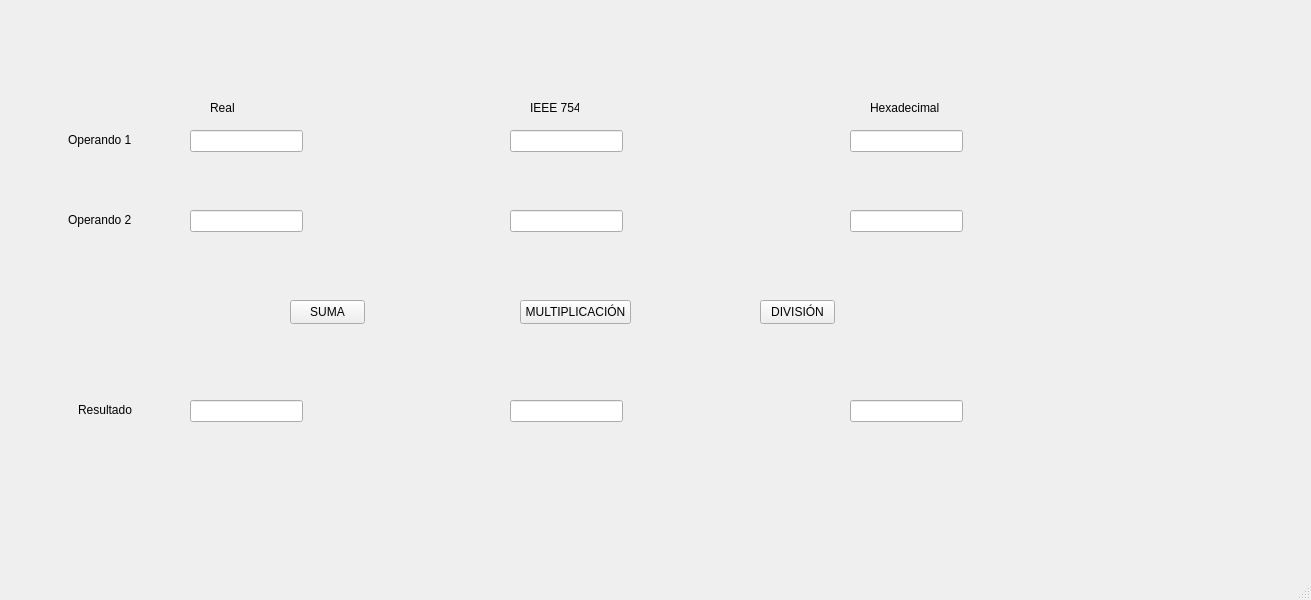
<?xml version="1.0" encoding="UTF-8"?>
<ui version="4.0">
 <class>MainWindow</class>
 <widget class="QMainWindow" name="MainWindow">
  <property name="geometry">
   <rect>
    <x>0</x>
    <y>0</y>
    <width>1311</width>
    <height>600</height>
   </rect>
  </property>
  <property name="windowTitle">
   <string>MainWindow</string>
  </property>
  <widget class="QWidget" name="centralwidget">
   <widget class="QLineEdit" name="op1Real">
    <property name="geometry">
     <rect>
      <x>190</x>
      <y>130</y>
      <width>113</width>
      <height>22</height>
     </rect>
    </property>
   </widget>
   <widget class="QLineEdit" name="op1IEEE">
    <property name="geometry">
     <rect>
      <x>510</x>
      <y>130</y>
      <width>113</width>
      <height>22</height>
     </rect>
    </property>
   </widget>
   <widget class="QLineEdit" name="op1Hex">
    <property name="geometry">
     <rect>
      <x>850</x>
      <y>130</y>
      <width>113</width>
      <height>22</height>
     </rect>
    </property>
   </widget>
   <widget class="QLineEdit" name="op2Real">
    <property name="geometry">
     <rect>
      <x>190</x>
      <y>210</y>
      <width>113</width>
      <height>22</height>
     </rect>
    </property>
   </widget>
   <widget class="QLineEdit" name="op2IEEE">
    <property name="geometry">
     <rect>
      <x>510</x>
      <y>210</y>
      <width>113</width>
      <height>22</height>
     </rect>
    </property>
   </widget>
   <widget class="QLineEdit" name="op2Hex">
    <property name="geometry">
     <rect>
      <x>850</x>
      <y>210</y>
      <width>113</width>
      <height>22</height>
     </rect>
    </property>
   </widget>
   <widget class="QLineEdit" name="resultadoReal">
    <property name="geometry">
     <rect>
      <x>190</x>
      <y>400</y>
      <width>113</width>
      <height>22</height>
     </rect>
    </property>
   </widget>
   <widget class="QLineEdit" name="resultadoIEEE">
    <property name="geometry">
     <rect>
      <x>510</x>
      <y>400</y>
      <width>113</width>
      <height>22</height>
     </rect>
    </property>
   </widget>
   <widget class="QLineEdit" name="resultadoHex">
    <property name="geometry">
     <rect>
      <x>850</x>
      <y>400</y>
      <width>113</width>
      <height>22</height>
     </rect>
    </property>
   </widget>
   <widget class="QPushButton" name="botonSuma">
    <property name="geometry">
     <rect>
      <x>290</x>
      <y>300</y>
      <width>75</width>
      <height>24</height>
     </rect>
    </property>
    <property name="text">
     <string>SUMA</string>
    </property>
   </widget>
   <widget class="QPushButton" name="botonMulti">
    <property name="geometry">
     <rect>
      <x>520</x>
      <y>300</y>
      <width>111</width>
      <height>24</height>
     </rect>
    </property>
    <property name="text">
     <string>MULTIPLICACIÓN</string>
    </property>
   </widget>
   <widget class="QPushButton" name="botonDiv">
    <property name="geometry">
     <rect>
      <x>760</x>
      <y>300</y>
      <width>75</width>
      <height>24</height>
     </rect>
    </property>
    <property name="text">
     <string>DIVISIÓN</string>
    </property>
   </widget>
   <widget class="QLabel" name="label">
    <property name="geometry">
     <rect>
      <x>210</x>
      <y>100</y>
      <width>49</width>
      <height>16</height>
     </rect>
    </property>
    <property name="text">
     <string>Real</string>
    </property>
   </widget>
   <widget class="QLabel" name="label_2">
    <property name="geometry">
     <rect>
      <x>530</x>
      <y>100</y>
      <width>49</width>
      <height>16</height>
     </rect>
    </property>
    <property name="text">
     <string>IEEE 754</string>
    </property>
   </widget>
   <widget class="QLabel" name="label_3">
    <property name="geometry">
     <rect>
      <x>870</x>
      <y>100</y>
      <width>71</width>
      <height>16</height>
     </rect>
    </property>
    <property name="text">
     <string>Hexadecimal</string>
    </property>
   </widget>
   <widget class="QLabel" name="label_10">
    <property name="geometry">
     <rect>
      <x>68</x>
      <y>130</y>
      <width>71</width>
      <height>20</height>
     </rect>
    </property>
    <property name="text">
     <string>Operando 1</string>
    </property>
   </widget>
   <widget class="QLabel" name="label_11">
    <property name="geometry">
     <rect>
      <x>68</x>
      <y>210</y>
      <width>71</width>
      <height>20</height>
     </rect>
    </property>
    <property name="text">
     <string>Operando 2</string>
    </property>
   </widget>
   <widget class="QLabel" name="label_9">
    <property name="geometry">
     <rect>
      <x>78</x>
      <y>400</y>
      <width>61</width>
      <height>20</height>
     </rect>
    </property>
    <property name="text">
     <string>Resultado</string>
    </property>
   </widget>
  </widget>
  <widget class="QMenuBar" name="menubar">
   <property name="geometry">
    <rect>
     <x>0</x>
     <y>0</y>
     <width>1311</width>
     <height>22</height>
    </rect>
   </property>
  </widget>
  <widget class="QStatusBar" name="statusbar"/>
 </widget>
 <resources/>
 <connections/>
</ui>
